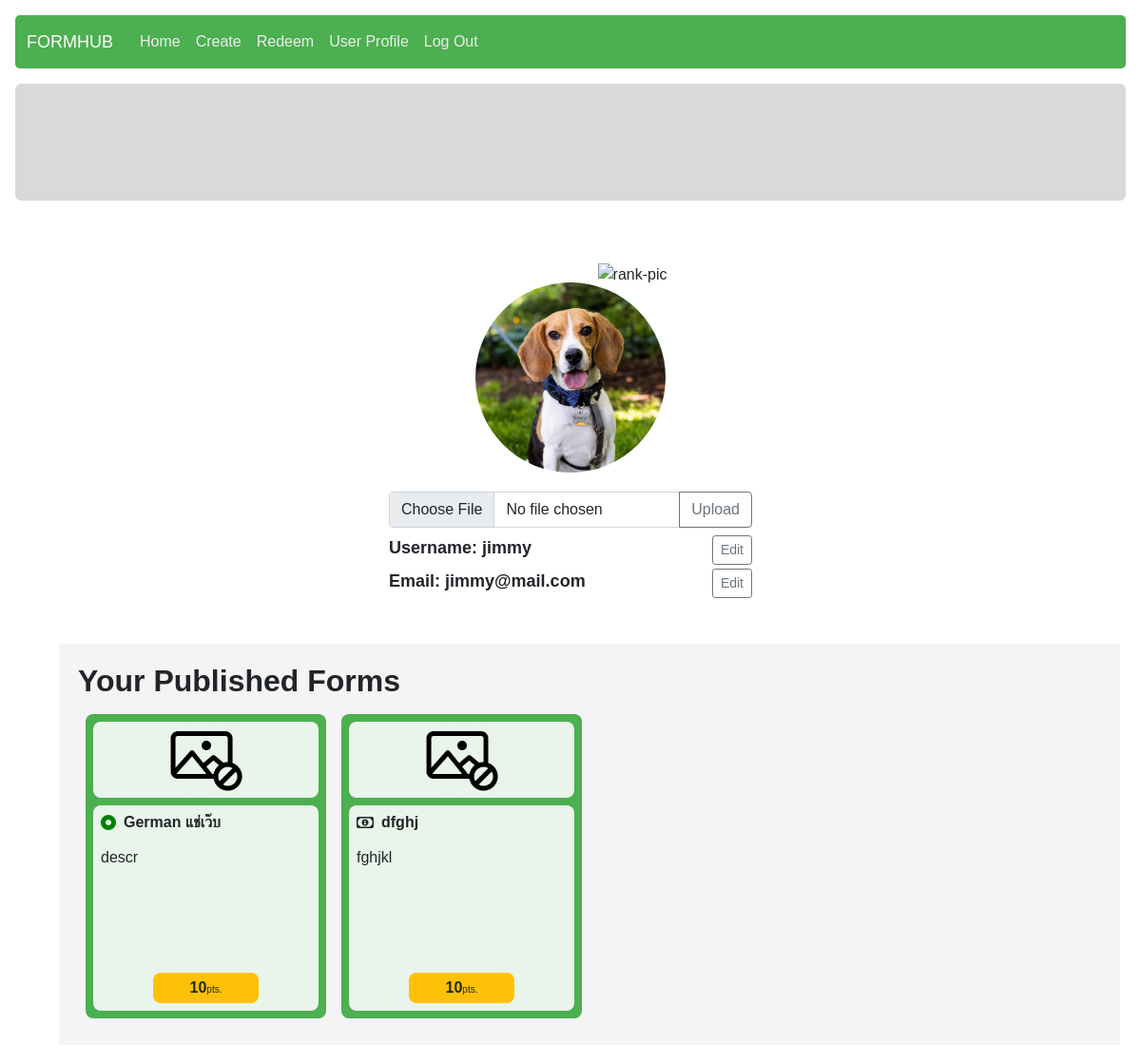
Page /account/ (signed in) on the earlier database version.
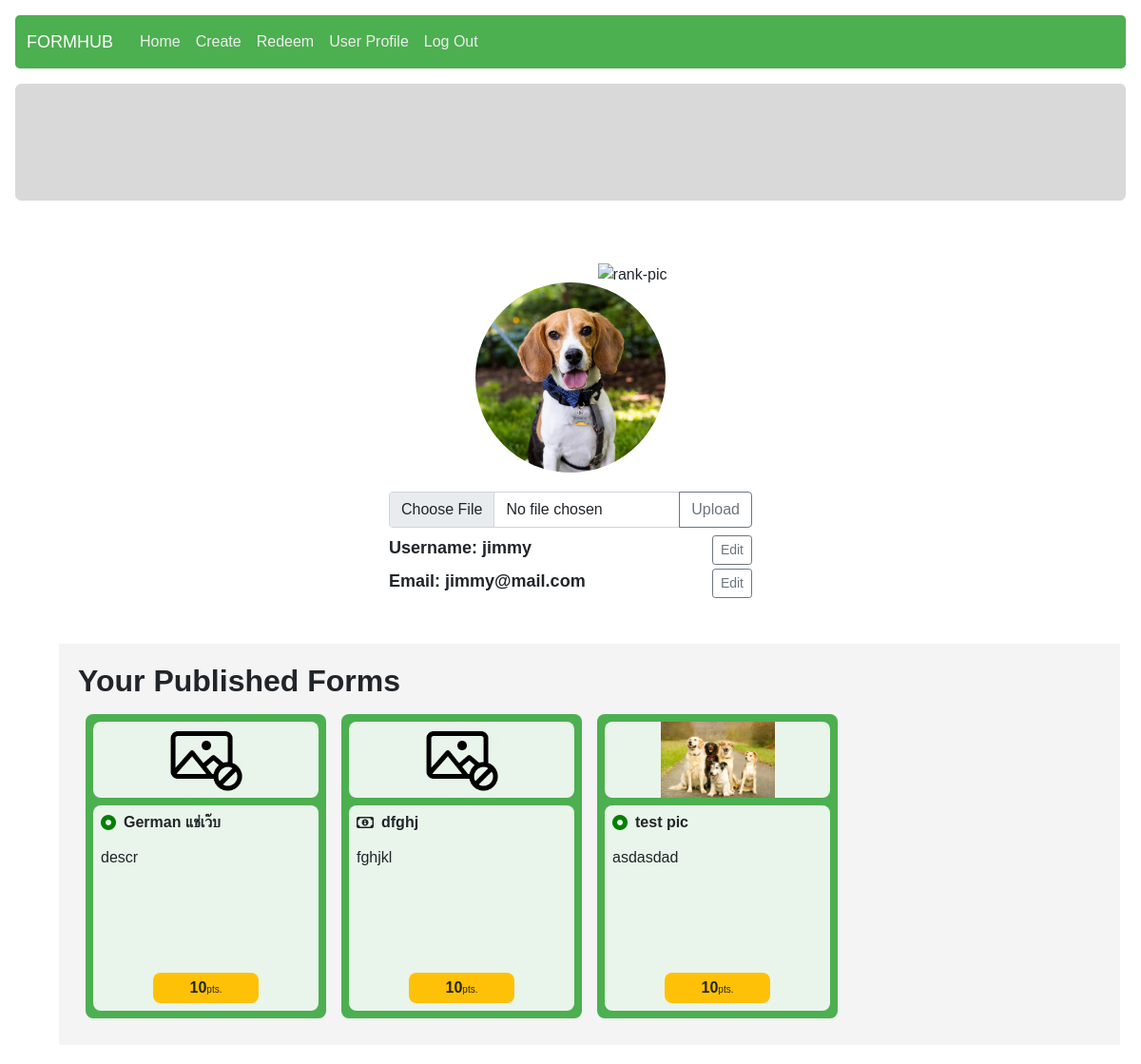
Same page on the later database version.
### form_management/models.py (models this page shows, shortened)
class Form(models.Model):
    owner = models.ForeignKey(User, on_delete = models.CASCADE)
    form_name = models.CharField(max_length = 125)
    description = models.CharField(max_length = 1000)
    category = models.ForeignKey(Category, on_delete = models.CASCADE, null = True)
    design = models.JSONField()
    creation_timestamp = models.DateTimeField(auto_now_add = True)
    publish_timestamp = models.DateTimeField(null = True)
    is_open = models.BooleanField(default = False)
    is_sale = models.BooleanField(default = False)
    form_point = models.ForeignKey(Point, on_delete = models.CASCADE, related_name="form_point")
    form_pic = models.ImageField(
        upload_to="static/form_management/imgs",
        null = True,
        default = "static/form_management/imgs/no-pic.png")

class Point(models.Model):
    form_size = models.CharField(max_length = 2)
    point = models.IntegerField()
    description = models.CharField(max_length = 50, null = True)
    lower_bound = models.IntegerField()
    upper_bound = models.IntegerField()
    def __str__(self):
        return f"{self.point}"

### userprofile/views.py (the view)
# urls.py: path("", views.index, name="index"),
@login_required
def index(request):
    user = User.objects.get(pk = request.user.id)
    user_forms = Form.objects.filter(owner = user)
    responses = PointTransaction.objects.filter(user_id = user)
    num_responses = len(responses)
    if num_responses >= 50:
        rank = 'https://icons.iconarchive.com/icons/iconarchive/badge-trophy/256/Badge-Trophy-21-icon.png'
    elif num_responses >= 25:
        rank = 'https://icons.iconarchive.com/icons/iconarchive/badge-trophy/256/Badge-Trophy-Diamond-4-icon.png'
    else:
        rank = 'https://icons.iconarchive.com/icons/iconarchive/badge-trophy/256/Badge-Trophy-Rubin-2-icon.png'
    dataset_transaction = PointTransaction.objects.filter(user_id=user, point__lt = 0)
    user_datasets = Form.objects.filter(id__in = dataset_transaction)
    return render(request, "userprofile/index.html", {
        "user_profile": user,
        "user_forms": user_forms,
        "rank": rank,
        "user_datasets": user_datasets,
        "form_section_title": "Your Published Forms"
    })

### templates/userprofile/index.html (shortened to what this page needs)
{% extends "layout.html" %}
{% load static %}
{% block extra_css %}
    <link rel="stylesheet" href="{% static 'userprofile/userprofile.css' %}">
    <link rel="stylesheet" href="{% static 'answering/index.css' %}">
{% endblock %}
{% block body %}
<div class="container" id ="profile">
    <div class="container mb-5" id="user-prof">
        <div class="container" style="display: flex; flex-direction: column; align-items: center;">
            <img style="height: 70px; width: auto;" src="{{ rank }}" alt="rank-pic" id="rank-pic">
            <img id="prof-pic" src="/{{ user_profile.profile_img }}" >
            {% if user_profile.username == user.username %}
                <div class="input-group">
                    <input type="file" class="form-control" id="fileupload" aria-describedby="inputGroupFileAddon04" aria-label="Upload">
                    <button class="btn btn-outline-secondary" type="button" id="inputGroupFileAddon04" onclick="uploadFile()">Upload</button>
                </div>
            {% endif %}
        </div>
        <div class="basics container my-2" id="your-rank">
            <div class="basic-info d-flex justify-content-between mb-1">
                <div id="acct_name">Username: {{ user_profile.username }}</div>
                {% if user_profile.username == user.username %}
                    <button type="button" class="btn btn-outline-secondary btn-sm edit-button" id="edit-acct-name">Edit</button>
                {% endif %}
            </div>
            <div class="basic-info d-flex justify-content-between mb-1">
                <div id="email">Email: {{ user_profile.email }}</div>
                {% if user_profile.username == user.username %}
                    <button type="button" class="btn btn-outline-secondary btn-sm edit-button" id="edit-mail">Edit</button>
                {% endif %}
            </div>
        </div>
    </div>
    <div class="container" id="user-prof-forms">
        <h2><strong>{{ form_section_title }}</strong></h2>
        <div class="all-forms d-flex flex-row flex-wrap">
            {% for form in user_forms %}
                <div class="form-card p-2 d-flex flex-column col-sm-6 col-md-4 col-lg-3" data-code="{{ form.id }}">
                    <div class="form p-2 d-flex flex-column">
                        <div class="img-container d-flex justify-content-center">
                            <img data-code="{{ form.id }}" src="/{{ form.form_pic }}" alt="no-photo">
                        </div>
                        <div class="form-meta-data mt-2 p-2">
                            <div class="header d-flex align-items-center mb-3">
                                {% if form.owner.username == user.username %}
                                    {% if not form.is_sale %}
                                        <i class="fa-solid fa-circle-dot status me-2 {% if form.is_open %} active {% else %} closed {% endif %}"></i>
                                    {% else %}
                                        <i class="fa-regular fa-money-bill-1 status me-2"></i>
                                    {% endif %}
                                {% endif %}
                                <h6 class="form-name my-0">{{ form.form_name }}</h6>
                            </div>
                            <div class="description">
                                {{ form.description }}
                            </div>
                            <div class="bottom-section mt-auto p-1">
                                <span class="point">{{ form.form_point }}</span><span class="unit">pts.</span>
                            </div>
                        </div>
                    </div>
                </div>
            {% empty %}
                <h3>No form</h3>
            {% endfor %}
        </div>
    </div>
</div>
{% endblock %}

Differences in the rows shown:
added Form: shows a picture, is_sale False (drawn), form_name "test pic", description "asdasdad", form_point "10"
